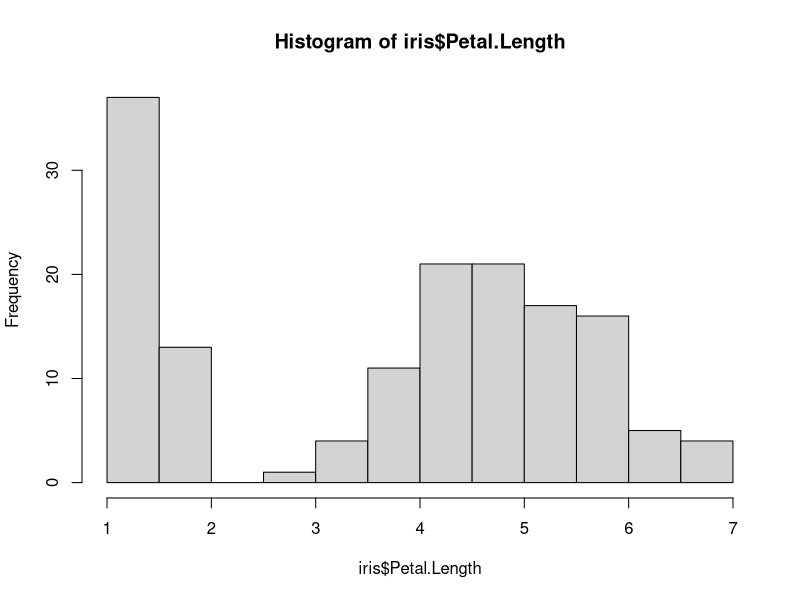
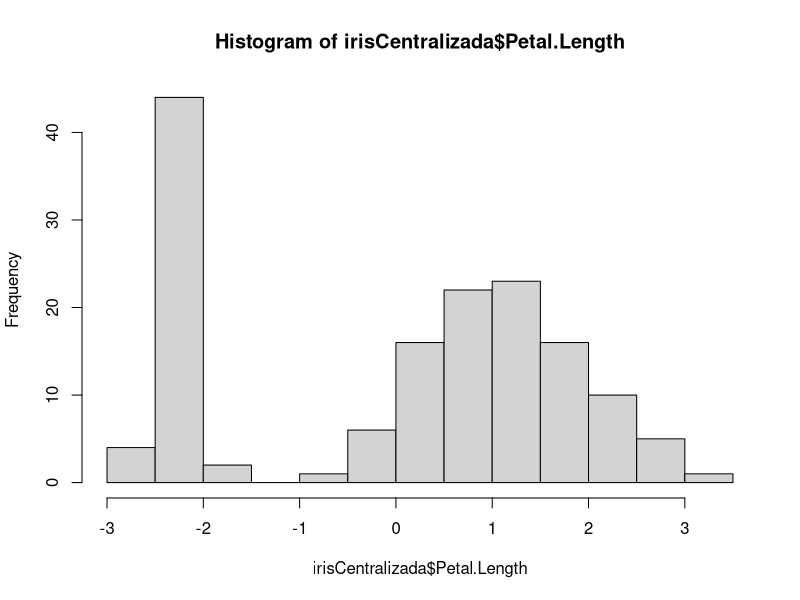
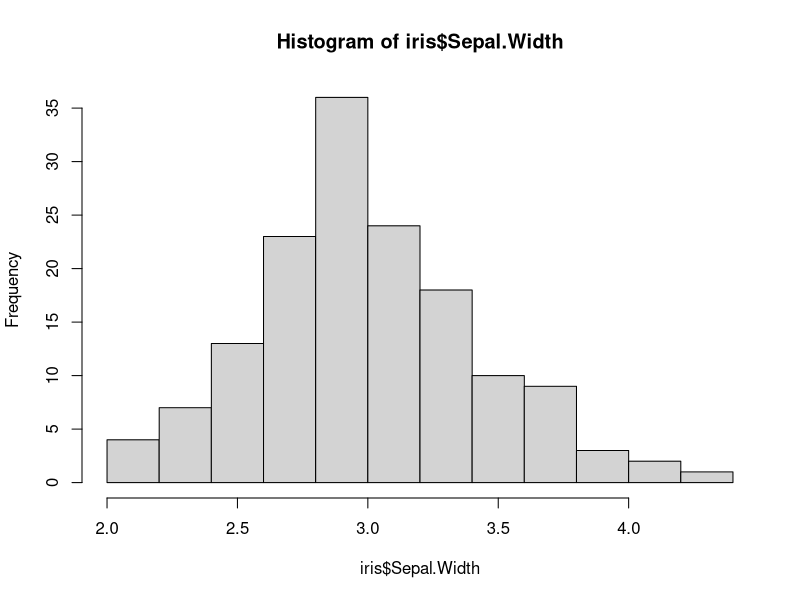
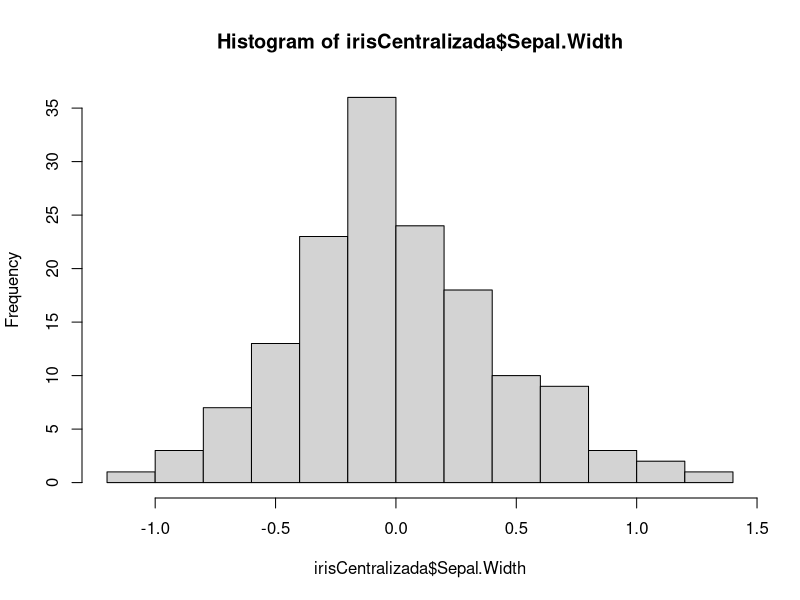

Write R code to recreate these figures, in order.
# centralização da base de dados 'iris': as 4 primeiras colunas são as
# centralizações das 4 colunas originais, e 5a coluna permaneceu inalterada

irisCentralizada <- iris

irisCentralizada$Sepal.Length <-
    irisCentralizada$Sepal.Length - mean(irisCentralizada$Sepal.Length)

irisCentralizada$Sepal.Width <-
    irisCentralizada$Sepal.Width - mean(irisCentralizada$Sepal.Width)

irisCentralizada$Petal.Length <-
    irisCentralizada$Petal.Length - mean(irisCentralizada$Petal.Length)

irisCentralizada$Petal.Width <-
    irisCentralizada$Petal.Width - mean(irisCentralizada$Petal.Width)

# histogramas de algumas colunas (da base original e da base centralizada) para
# comparação

hist(iris$Petal.Length)

hist(irisCentralizada$Petal.Length)

hist(iris$Sepal.Width)

hist(irisCentralizada$Sepal.Width)
